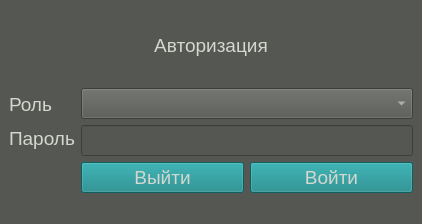
<?xml version="1.0" encoding="UTF-8"?>
<ui version="4.0">
 <class>MainWindow</class>
 <widget class="QMainWindow" name="MainWindow">
  <property name="geometry">
   <rect>
    <x>0</x>
    <y>0</y>
    <width>422</width>
    <height>224</height>
   </rect>
  </property>
  <property name="windowTitle">
   <string>Авторизация</string>
  </property>
  <property name="styleSheet">
   <string notr="true">background-color: rgb(85, 87, 83);</string>
  </property>
  <widget class="QWidget" name="centralwidget">
   <layout class="QGridLayout" name="gridLayout_5">
    <item row="0" column="0">
     <layout class="QGridLayout" name="gridLayout_4">
      <item row="2" column="0">
       <layout class="QVBoxLayout" name="verticalLayout">
        <item>
         <widget class="QLabel" name="label_3">
          <property name="sizePolicy">
           <sizepolicy hsizetype="Preferred" vsizetype="Fixed">
            <horstretch>0</horstretch>
            <verstretch>0</verstretch>
           </sizepolicy>
          </property>
          <property name="font">
           <font>
            <pointsize>14</pointsize>
           </font>
          </property>
          <property name="styleSheet">
           <string notr="true">color: rgb(211, 215, 207);</string>
          </property>
          <property name="text">
           <string>Роль</string>
          </property>
         </widget>
        </item>
        <item>
         <widget class="QLabel" name="label_4">
          <property name="sizePolicy">
           <sizepolicy hsizetype="Preferred" vsizetype="Fixed">
            <horstretch>0</horstretch>
            <verstretch>0</verstretch>
           </sizepolicy>
          </property>
          <property name="font">
           <font>
            <pointsize>14</pointsize>
           </font>
          </property>
          <property name="styleSheet">
           <string notr="true">color: rgb(211, 215, 207);</string>
          </property>
          <property name="text">
           <string>Пароль</string>
          </property>
         </widget>
        </item>
       </layout>
      </item>
      <item row="2" column="1">
       <layout class="QVBoxLayout" name="verticalLayout_2">
        <item>
         <widget class="QComboBox" name="cmbRoles">
          <property name="sizePolicy">
           <sizepolicy hsizetype="Expanding" vsizetype="Fixed">
            <horstretch>0</horstretch>
            <verstretch>0</verstretch>
           </sizepolicy>
          </property>
          <property name="font">
           <font>
            <pointsize>14</pointsize>
           </font>
          </property>
          <property name="styleSheet">
           <string notr="true">color: rgb(211, 215, 207);</string>
          </property>
         </widget>
        </item>
        <item>
         <widget class="QLineEdit" name="lePassword">
          <property name="sizePolicy">
           <sizepolicy hsizetype="Expanding" vsizetype="Fixed">
            <horstretch>0</horstretch>
            <verstretch>0</verstretch>
           </sizepolicy>
          </property>
          <property name="font">
           <font>
            <pointsize>14</pointsize>
           </font>
          </property>
          <property name="styleSheet">
           <string notr="true">color: rgb(211, 215, 207);</string>
          </property>
         </widget>
        </item>
       </layout>
      </item>
      <item row="3" column="1">
       <layout class="QHBoxLayout" name="horizontalLayout_4">
        <item>
         <widget class="QPushButton" name="btnExit_5">
          <property name="font">
           <font>
            <pointsize>14</pointsize>
           </font>
          </property>
          <property name="styleSheet">
           <string notr="true">background-color: rgb(18, 133, 135);
color: rgb(211, 215, 207);</string>
          </property>
          <property name="text">
           <string>Выйти</string>
          </property>
         </widget>
        </item>
        <item>
         <widget class="QPushButton" name="btnEnter_4">
          <property name="font">
           <font>
            <pointsize>14</pointsize>
           </font>
          </property>
          <property name="styleSheet">
           <string notr="true">background-color: rgb(18, 133, 135);
color: rgb(211, 215, 207);</string>
          </property>
          <property name="text">
           <string>Войти</string>
          </property>
         </widget>
        </item>
       </layout>
      </item>
      <item row="0" column="0" colspan="2">
       <widget class="QLabel" name="label_5">
        <property name="sizePolicy">
         <sizepolicy hsizetype="Preferred" vsizetype="Expanding">
          <horstretch>0</horstretch>
          <verstretch>0</verstretch>
         </sizepolicy>
        </property>
        <property name="font">
         <font>
          <pointsize>14</pointsize>
         </font>
        </property>
        <property name="styleSheet">
         <string notr="true">color: rgb(211, 215, 207);</string>
        </property>
        <property name="text">
         <string>Авторизация</string>
        </property>
        <property name="alignment">
         <set>Qt::AlignCenter</set>
        </property>
       </widget>
      </item>
     </layout>
    </item>
   </layout>
  </widget>
  <widget class="QMenuBar" name="menubar">
   <property name="geometry">
    <rect>
     <x>0</x>
     <y>0</y>
     <width>422</width>
     <height>22</height>
    </rect>
   </property>
  </widget>
  <widget class="QStatusBar" name="statusbar"/>
 </widget>
 <resources/>
 <connections/>
</ui>
